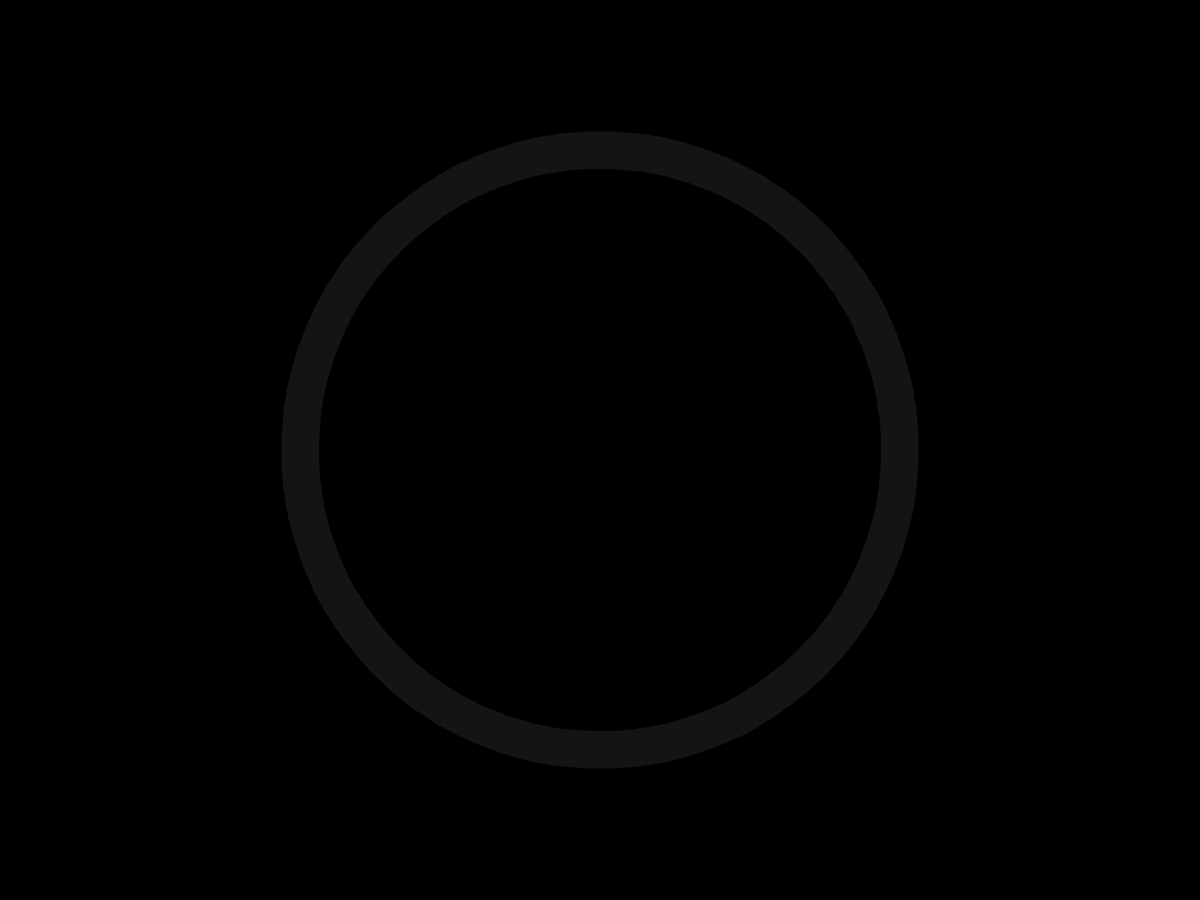
Frame 1 (no input)
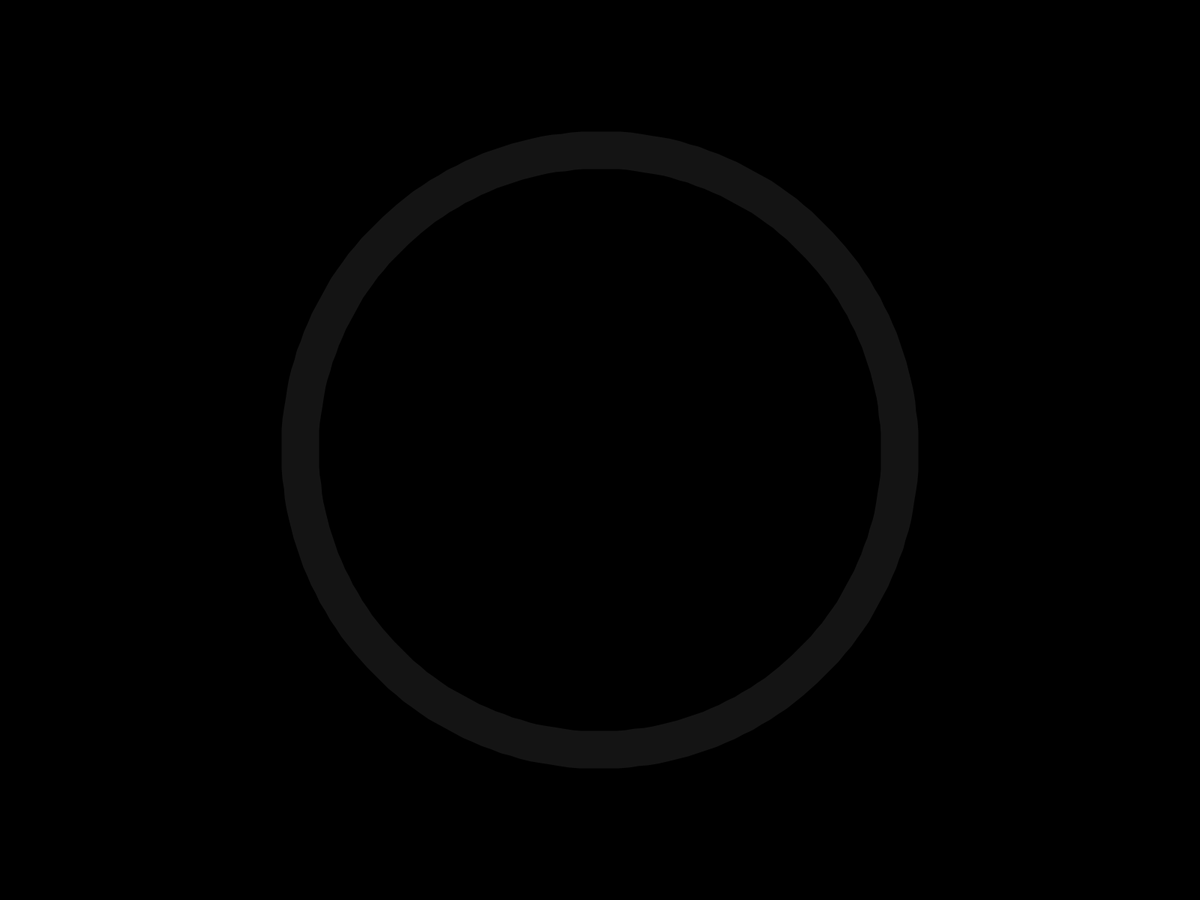
Frame 60 (the mouse pressed at the canvas centre just before this capture)
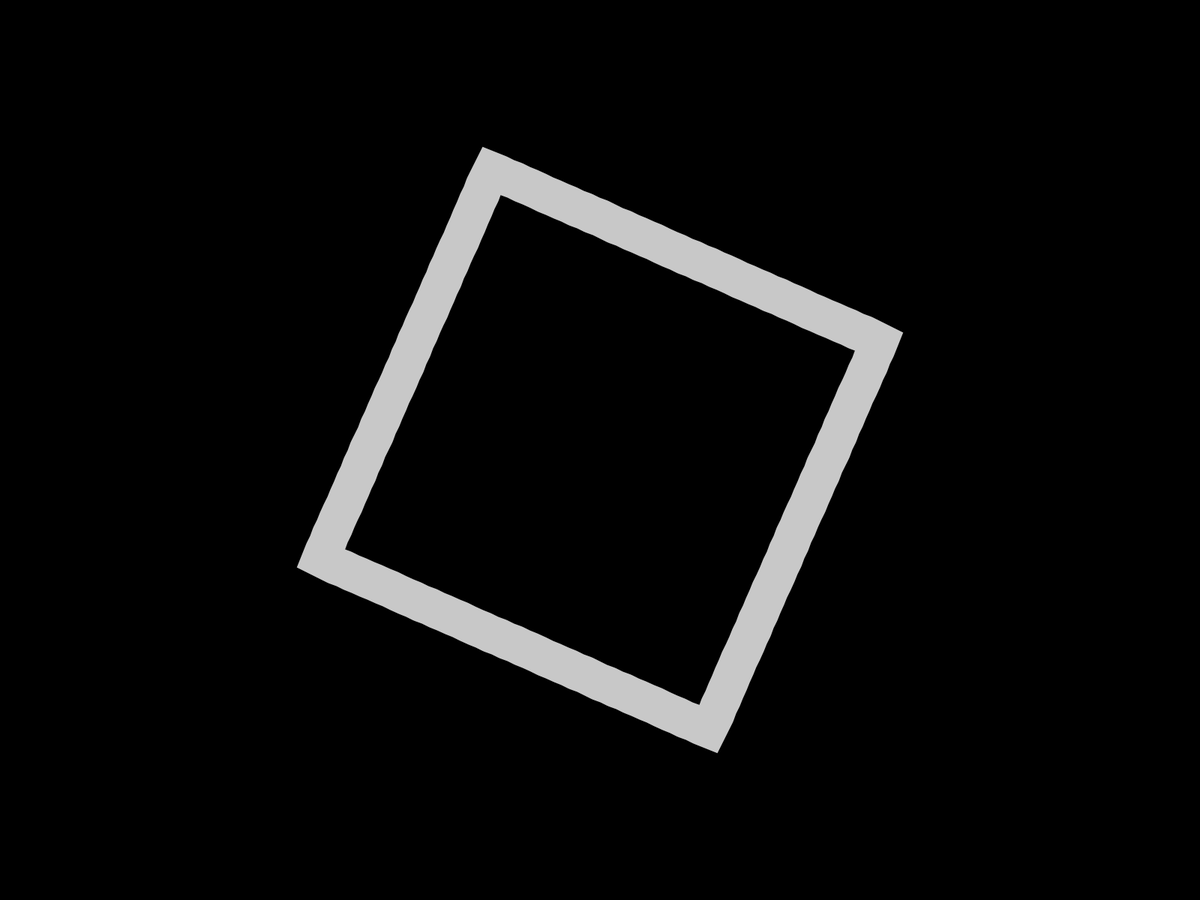
Frame 120 (the mouse held since frame 60 and released just before this capture)

The Processing sketch that drew these frames (run headless with seeded random() and noise(); from frame 60 on, the mouse is pressed at the canvas centre):

// Processing sketch: sqircle
// ── sqircle.pde
/**
* morphing between circle and square 
*
* @author aa_debdeb
* @date 2016/12/03
*/

float radius = 400;
int pointNum = 200;
PVector[] circlePoints;
PVector[] rectPoints;
float shapeRate = 0.0;
float shapeRateSpeed = -0.020;
color circleColor = color(20);
color rectColor = color(200);

void setup(){
  fullScreen();
  noFill();
  strokeWeight(50);
  circlePoints = new PVector[pointNum];
  for(int i = 0; i < pointNum; i++){
    float angle = TWO_PI / pointNum * i;
    circlePoints[i] = new PVector(radius * cos(angle), radius * sin(angle));
  }
  rectPoints = new PVector[pointNum];
  PVector[] vertices = {new PVector(radius, 0),
                            new PVector(0, radius),
                            new PVector(-radius, 0),
                            new PVector(0, -radius)};
  for(int i = 0; i < pointNum; i++){
    int vi = int((float(i) / pointNum) * 4);
    int vj = vi != 3 ? vi + 1: 0; 
    float rate = (i - (pointNum / 4.0 * vi)) / (pointNum / 4.0);
    float x = lerp(vertices[vi].x, vertices[vj].x, rate);
    float y = lerp(vertices[vi].y, vertices[vj].y, rate);
    rectPoints[i] = new PVector(x, y);
  }
}

void draw(){
  background(0);
  translate(width / 2, height / 2);
  rotate(frameCount * 0.01);
  float v = mapToQuart(shapeRate);
  stroke(lerpColor(circleColor, rectColor, v));
  beginShape();
  for(int i = 0; i < pointNum; i++){
    float x = lerp(circlePoints[i].x, rectPoints[i].x, v);
    float y = lerp(circlePoints[i].y, rectPoints[i].y, v);
    vertex(x, y);
  }
  endShape(CLOSE);
  shapeRate = constrain(shapeRate + shapeRateSpeed, 0, 1);
}

float mapToQuart(float v){
  if(v < 0.5){
    return 8 * v * v * v * v;
  } else {
    return -8.0 * (v - 1.0) * (v - 1.0) * (v - 1.0) * (v - 1.0) + 1.0;
  }
}

void mousePressed(){
  shapeRateSpeed *= -1;
}
